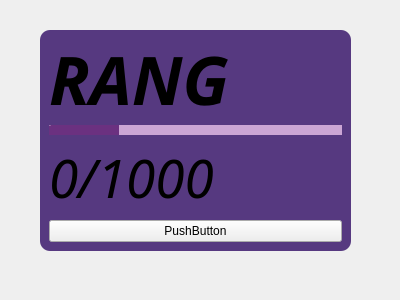
<?xml version="1.0" encoding="UTF-8"?>
<ui version="4.0">
 <class>Form</class>
 <widget class="QWidget" name="Form">
  <property name="geometry">
   <rect>
    <x>0</x>
    <y>0</y>
    <width>400</width>
    <height>300</height>
   </rect>
  </property>
  <property name="windowTitle">
   <string>Form</string>
  </property>
  <widget class="QFrame" name="frame">
   <property name="geometry">
    <rect>
     <x>40</x>
     <y>30</y>
     <width>311</width>
     <height>221</height>
    </rect>
   </property>
   <property name="styleSheet">
    <string notr="true">QFrame {
	border-radius: 10px;
	background-color: rgb(86, 57, 128);
}
</string>
   </property>
   <layout class="QVBoxLayout" name="verticalLayout">
    <item alignment="">
     <widget class="QLabel" name="label_2">
      <property name="font">
       <font>
        <family>Gill Sans</family>
        <pointsize>50</pointsize>
        <italic>true</italic>
        <bold>true</bold>
       </font>
      </property>
      <property name="text">
       <string>RANG</string>
      </property>
     </widget>
    </item>
    <item>
     <widget class="QProgressBar" name="progressBar">
      <property name="font">
       <font>
        <pointsize>1</pointsize>
        <kerning>true</kerning>
       </font>
      </property>
      <property name="styleSheet">
       <string notr="true">QProgressBar{
	background-color: rgba(255, 214, 249, 176);
	border-radius:10px;
	color:white;
}

QProgressBar::chunk{
	bo	rder-radius:10px;
	background-color: rgb(107, 49, 128);
}</string>
      </property>
      <property name="value">
       <number>24</number>
      </property>
      <property name="format">
       <string notr="true">%p%</string>
      </property>
     </widget>
    </item>
    <item alignment="">
     <widget class="QLabel" name="label">
      <property name="font">
       <font>
        <family>Gill Sans</family>
        <pointsize>40</pointsize>
        <italic>true</italic>
       </font>
      </property>
      <property name="text">
       <string>0/1000</string>
      </property>
     </widget>
    </item>
    <item>
     <widget class="QPushButton" name="pushButton">
      <property name="text">
       <string>PushButton</string>
      </property>
     </widget>
    </item>
   </layout>
  </widget>
 </widget>
 <resources/>
 <connections/>
</ui>
